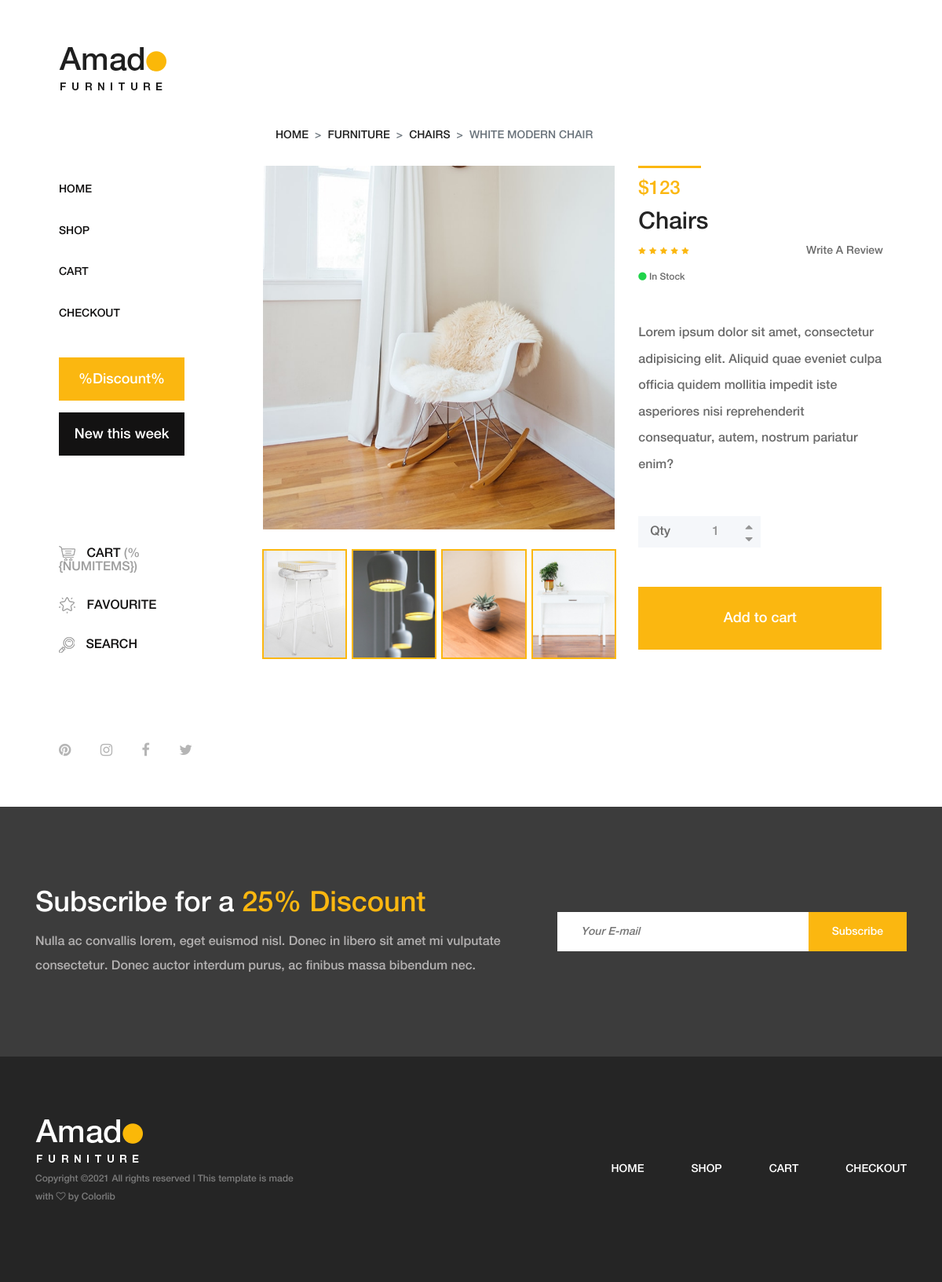
Screenshot of /product-detail/1/ with the database file from the repository.
### website/models.py (models this page shows, shortened)
class Base(models.Model):
    date_add = models.DateField(auto_now_add=True)
    date_update = models.DateField(auto_now=True)
    status = models.BooleanField(default=True)
    class Meta:
        abstract = True

class website (Base):
    nom_site = models.CharField( max_length=250)
    logo_site = models.FileField(upload_to='images')
    class Meta:
        verbose_name = 'website'
        verbose_name_plural = 'websites'

class Configuration (Base):
    description_newsletter = models.TextField()
    copyrigths = models.CharField( max_length=250)
    class Meta:
        verbose_name = 'Configuration'
        verbose_name_plural = 'Configurations'

### service/models.py (models this page shows, shortened)
class Image(Base):
    image = models.FileField(upload_to='images')
    article = models.ForeignKey("service.Article", on_delete=models.CASCADE , related_name='articlesimages')
    class Meta:
        verbose_name = 'Image'
        verbose_name_plural = 'Images'

class Article(Base):
    image_principal = models.FileField(upload_to='images')
    image = models.FileField(upload_to='images')
    prix = models.IntegerField(default=0)
    nom = models.CharField( max_length=250)
    description = models.TextField()
    categorie = models.ForeignKey("service.Categorie", on_delete=models.CASCADE , related_name='categorieArticle')
    quantite  = models.IntegerField(default=0)
    stock = models.BooleanField(default=True)
    class Meta:
        verbose_name = 'Article'
        verbose_name_plural = 'Articles'

class Categorie(Base):
    nom = models.CharField(max_length=255)
    def __str__(self):
        return self.nom
    class Meta:
        verbose_name = 'categorie'
        verbose_name_plural = 'categories'

### website/views.py (the view)
# urls.py: path('product-detail/<int:id>/', views.product_detail , name='product-detail'),
def product_detail(request,id):
    article = get_object_or_404(models_service.Article , id=id)
    images = models_service.Image.objects.filter(status=True)
    return render(request, 'product-details.html',locals())

### amado_projet/context_processors.py (called while the page is built)
def website (request):
    website = models_website.website.objects.filter(status=True).first()
    config =  models_website.Configuration.objects.filter(status=True).first()
    cart =  Cart(request)
    return locals()

### website/cart.py (called while the page is built)
    def get_total_length(self):
        return sum(int(item['quantity']) for item in self.cart.values())

    def get_total_cost(self):
        if "total_price" in self.cart.values():
            return sum(float(item['total_price']) for item in self)
        else:
            return 0

### templates/product-details.html (shortened to what this page needs)
{% extends 'base/base.html' %}
{% load static %}
{% block content %}
        <div class="single-product-area section-padding-100 clearfix">
            <div class="container-fluid">
                <div class="row">
                    <div class="col-12">
                        <nav aria-label="breadcrumb">
                            <ol class="breadcrumb mt-50">
                                <li class="breadcrumb-item"><a href="#">Home</a></li>
                                <li class="breadcrumb-item"><a href="#">Furniture</a></li>
                                <li class="breadcrumb-item"><a href="#">Chairs</a></li>
                                <li class="breadcrumb-item active" aria-current="page">white modern chair</li>
                            </ol>
                        </nav>
                    </div>
                </div>
                <div class="row">
                    <div class="col-12 col-lg-7">
                        <div class="single_product_thumb">
                            <div id="product_details_slider" class="carousel slide" data-ride="carousel">
                                <ol class="carousel-indicators">
                                    {% for img in images %}
                                    <li class="active" data-target="#product_details_slider" data-slide-to="{{img.id}}" style="background-image: url({{img.image.url}});">
                                    {% endfor %}
                                    </li>
                                </ol>
                                <div class="carousel-inner">
                                    <div class="carousel-item active">
                                        <a class="gallery_img" href="{% static 'img/product-img/pro-big-2.jpg' %}">
                                            <img class="d-block w-100" src="{% static 'img/product-img/pro-big-2.jpg' %}" alt="First slide">
                                        </a>
                                    </div>
                                </div>
                            </div>
                        </div>
                    </div>
                    <div class="col-12 col-lg-5" id='apps'>
                        <div class="single_product_desc">
                            <div class="product-meta-data">
                                <div class="line"></div>
                                <p class="product-price">${{article.prix}}</p>
                                <a href="{% url 'product-detail' article.id %}">
                                    <h6>{{article.categorie}}</h6>
                                </a>
                                <div class="ratings-review mb-15 d-flex align-items-center justify-content-between">
                                    <div class="ratings">
                                        <i class="fa fa-star" aria-hidden="true"></i>
                                        <i class="fa fa-star" aria-hidden="true"></i>
                                        <i class="fa fa-star" aria-hidden="true"></i>
                                        <i class="fa fa-star" aria-hidden="true"></i>
                                        <i class="fa fa-star" aria-hidden="true"></i>
                                    </div>
                                    <div class="review">
                                        <a href="#">Write A Review</a>
                                    </div>
                                </div>
                                {% if article.stock == True %}
                                <p class="avaibility"><i class="fa fa-circle"></i> In Stock</p>
                                {% else %}
                                <p class="invalid"><i class="fa fa-circle"></i> No Stock</p>
                                {% endif %}
                            </div>
                            <div class="short_overview my-5">
                                <p>{{article.description}}</p>
                            </div>
                            <form class="cart clearfix" method="post">
                                <div class="cart-btn d-flex mb-50">
                                    <p>Qty</p>
                                    <div class="quantity">
                                        <span class="qty-minus" onclick="var effect = document.getElementById('qty'); var qty = effect.value; if( !isNaN( qty ) &amp;&amp; qty &gt; 1 ) effect.value--;return false;"><i class="fa fa-caret-down" aria-hidden="true"></i></span>
                                        <input type="number" class="qty-text" id="qty" step="1" min="1" max="300" name="quantity" value="1">
                                        <span class="qty-plus" onclick="var effect = document.getElementById('qty'); var qty = effect.value; if( !isNaN( qty )) effect.value++;return false;"><i class="fa fa-caret-up" aria-hidden="true"></i></span>
                                    </div>
                                </div>
                                <button  name="addtocart" @click.prevent="addtocart({{ article.id }})" value="5" class="btn amado-btn">Add to cart</button>
                            </form>
                        </div>
                    </div>
                </div>
            </div>
        </div>
{% endblock content %}

### templates/base/base.html (shortened to what this page needs)
{% load static %}
<!DOCTYPE html>
<html lang="en">
<head>
    <link rel="stylesheet" href="{% static 'css/core-style.css' %}">
    <link rel="stylesheet" href="{% static 'style.css' %}">
</head>
<body>
    <div class="main-content-wrapper d-flex clearfix">
        <header class="header-area clearfix">
            <div class="logo">
                <a href="{% url 'index' %}"><img src="{{website.logo_site.url}}" alt="{{website.nom_site}}"></a>
            </div>
            <nav class="amado-nav">
                <ul>
                    {% if is_index %}
                        <li class="active"><a href="{% url 'index' %}">Home</a></li>
                    {% else %}
                        <li ><a href="{% url 'index' %}">Home</a></li>
                    {% endif %}
                    {% if is_shop %}
                        <li class="active"><a href="{% url 'shop' %}">Shop</a></li>
                    {% else %}
                        <li><a href="{% url 'shop' %}">Shop</a></li>
                    {% endif %}
                    {% if is_cart %}
                        <li class="active"><a href="{% url 'cart' %}">Cart</a></li>
                    {% else %}
                        <li><a href="{% url 'cart' %}">Cart</a></li>
                    {% endif %}
                    {% if is_checkout %}
                        <li class="active"><a href="{% url 'checkout' %}">Checkout</a></li>
                    {% else %}
                        <li><a href="{% url 'checkout' %}">Checkout</a></li>
                    {% endif %}
                </ul>
            </nav>
            <div class="amado-btn-group mt-30 mb-100">
                <a href="#" class="btn amado-btn mb-15">%Discount%</a>
                <a href="#" class="btn amado-btn active">New this week</a>
            </div>
            <div class="cart-fav-search mb-100"  id="navbarapp">
                <a href="{% url 'cart' %}" class="cart-nav"><img src="{% static 'img/core-img/cart.png' %}" alt=""> Cart <span>(%{numItems})</span></a>
                <a href="#" class="fav-nav"><img src="{% static 'img/core-img/favorites.png' %}" alt=""> Favourite</a>
                <a href="#" class="search-nav"><img src="{% static 'img/core-img/search.png' %}" alt=""> Search</a>
            </div>
            <div class="social-info d-flex justify-content-between">
                <a href="#"><i class="fa fa-pinterest" aria-hidden="true"></i></a>
                <a href="#"><i class="fa fa-instagram" aria-hidden="true"></i></a>
                <a href="#"><i class="fa fa-facebook" aria-hidden="true"></i></a>
                <a href="#"><i class="fa fa-twitter" aria-hidden="true"></i></a>
            </div>
        </header>
        {% block content %}
        {% endblock content %}
    </div>
    <section class="newsletter-area section-padding-100-0">
        <div class="container">
            <div class="row align-items-center">
                <div class="col-12 col-lg-6 col-xl-7">
                    <div class="newsletter-text mb-100">
                        {{ config.description_newsletter|safe}}
                    </div>
                </div>
                <div class="col-12 col-lg-6 col-xl-5" id='newsletters'>
                    <div class="newsletter-form mb-100">
                        <form action="{% url 'newsletter' %}" method="POST">
                            <input type="email" name="email" v-model="email"class="nl-email" placeholder="Your E-mail">
                            <input type="submit" @click.prevent="newsletters" value="Subscribe">
                        </form>
                    </div>
                </div>
            </div>
        </div>
    </section>
    <footer class="footer_area clearfix">
        <div class="container">
            <div class="row align-items-center">
                <div class="col-12 col-lg-4">
                    <div class="single_widget_area">
                        <div class="footer-logo mr-50">
                            <a href="index.html"><img src="{% static 'img/core-img/logo2.png' %}" alt=""></a>
                        </div>
                        <p class="copywrite">
Copyright &copy;<script>document.write(new Date().getFullYear());</script> {{config.copyrigths}} <i class="fa fa-heart-o" aria-hidden="true"></i> by <a href="https://colorlib.com" target="_blank">Colorlib</a>
</p>
                    </div>
                </div>
                <div class="col-12 col-lg-8">
                    <div class="single_widget_area">
                        <div class="footer_menu">
                            <nav class="navbar navbar-expand-lg justify-content-end">
                                <div class="collapse navbar-collapse" id="footerNavContent">
                                    <ul class="navbar-nav ml-auto">
                                        {% if is_index %}
                                            <li class="nav-item active">
                                                <a class="nav-link" href="{% url 'index' %}">Home</a>
                                            </li>
                                        {% else %}
                                                <li class="nav-item ">
                                                    <a class="nav-link" href="{% url 'index' %}">Home</a>
                                                </li>
                                        {% endif %}
                                        {% if is_shop %}
                                            <li class="nav-item active">
                                                <a class="nav-link" href="{% url 'shop' %}">Shop</a>
                                            </li>
                                        {% else %}
                                            <li class="nav-item">
                                                <a class="nav-link" href="{% url 'shop' %}">Shop</a>
                                            </li>
                                        {% endif %}
                                        {% if is_cart %}
                                            <li class="nav-item active">
                                                <a class="nav-link" href="{% url 'cart' %}">Cart</a>
                                            </li>
                                        {% else %}
                                            <li class="nav-item">
                                                <a class="nav-link" href="{% url 'cart' %}">Cart</a>
                                            </li>
                                        {% endif %}
                                        {% if is_checkout %}
                                            <li class="nav-item active">
                                                <a class="nav-link" href="{% url 'checkout' %}">Checkout</a>
                                            </li>
                                        {% else %}
                                            <li class="nav-item">
                                                <a class="nav-link" href="{% url 'checkout' %}">Checkout</a>
                                            </li>
                                        {% endif %}
                                    </ul>
                                </div>
                            </nav>
                        </div>
                    </div>
                </div>
            </div>
        </div>
    </footer>
</body>
</html>

### rows the page displays
website: logo_site (picture)
Image: image (picture)
Image: image (picture)
Image: image (picture)
Image: image (picture)
Article: prix "123", categorie "Chairs", description "Lorem ipsum dolor sit amet, consectetur adipisicing elit. Aliquid quae eveniet culpa officia quidem mollitia impedit iste asperiores nisi reprehenderit consequatur, autem, nostrum pariatur enim?"
Configuration: description_newsletter "Subscribe for a 25% Discount Nulla ac convallis lorem, eget euismod nisl. Donec in libero sit amet mi vulputate consectetur. Donec auctor interdum purus, ac finibus massa bibendum nec.", copyrigths "All rights reserved | This template is made with"
